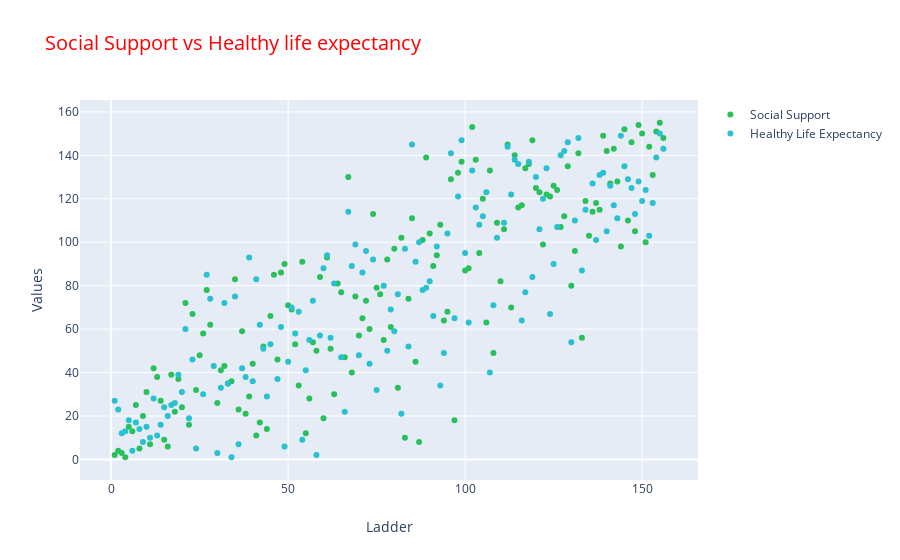

The code cell stored with this chart in its notebook:
### Markdown cell above
<font color='red'>
# Scatter Plot
<font color='blue'>
Visualize countries according to their Social support and Healthy life expectancy

### Code cell
trace1 = go.Scatter(
    x = df.Ladder,
    y = df["Social support"],
    mode = "markers",
    name = "Social Support",
    marker = dict(color = "rgb(41, 192, 92)"),
    text = df.Country
)
trace2 = go.Scatter(
    x = df.Ladder,
    y = df["Healthy life expectancy"],
    mode = "markers",
    name = "Healthy Life Expectancy",
    marker = dict(color = "rgb(41, 192, 207)"),
    text = df.Country
)

data = [trace1, trace2]

layout = dict(
    title = go.layout.Title(
        text='Social Support vs Healthy life expectancy',
        font = dict(color = "red", size = 20)),
    xaxis = dict(title = "Ladder"),
    yaxis = dict(title = "Values")
)

fig = dict(data = data, layout = layout)
iplot(fig)

### Figure 1 — Plotly figure (JSON) as saved in the notebook; plotly's stock layout.template omitted (floating-point values rounded to 4 significant figures; data arrays with more than 128 entries replaced by an {"elided": "..."} marker saying what was removed)
{"data": [{"marker": {"color": "rgb(41, 192, 92)"}, "mode": "markers", "name": "Social Support", "text": {"elided": "156 str values"}, "type": "scatter", "x": {"elided": "156 int values"}, "y": {"elided": "156 int values"}}, {"marker": {"color": "rgb(41, 192, 207)"}, "mode": "markers", "name": "Healthy Life Expectancy", "text": {"elided": "156 str values"}, "type": "scatter", "x": {"elided": "156 int values"}, "y": {"elided": "156 int values"}}], "layout": {"title": {"font": {"color": "red", "size": 20}, "text": "Social Support vs Healthy life expectancy"}, "xaxis": {"title": {"text": "Ladder"}}, "yaxis": {"title": {"text": "Values"}}}}
